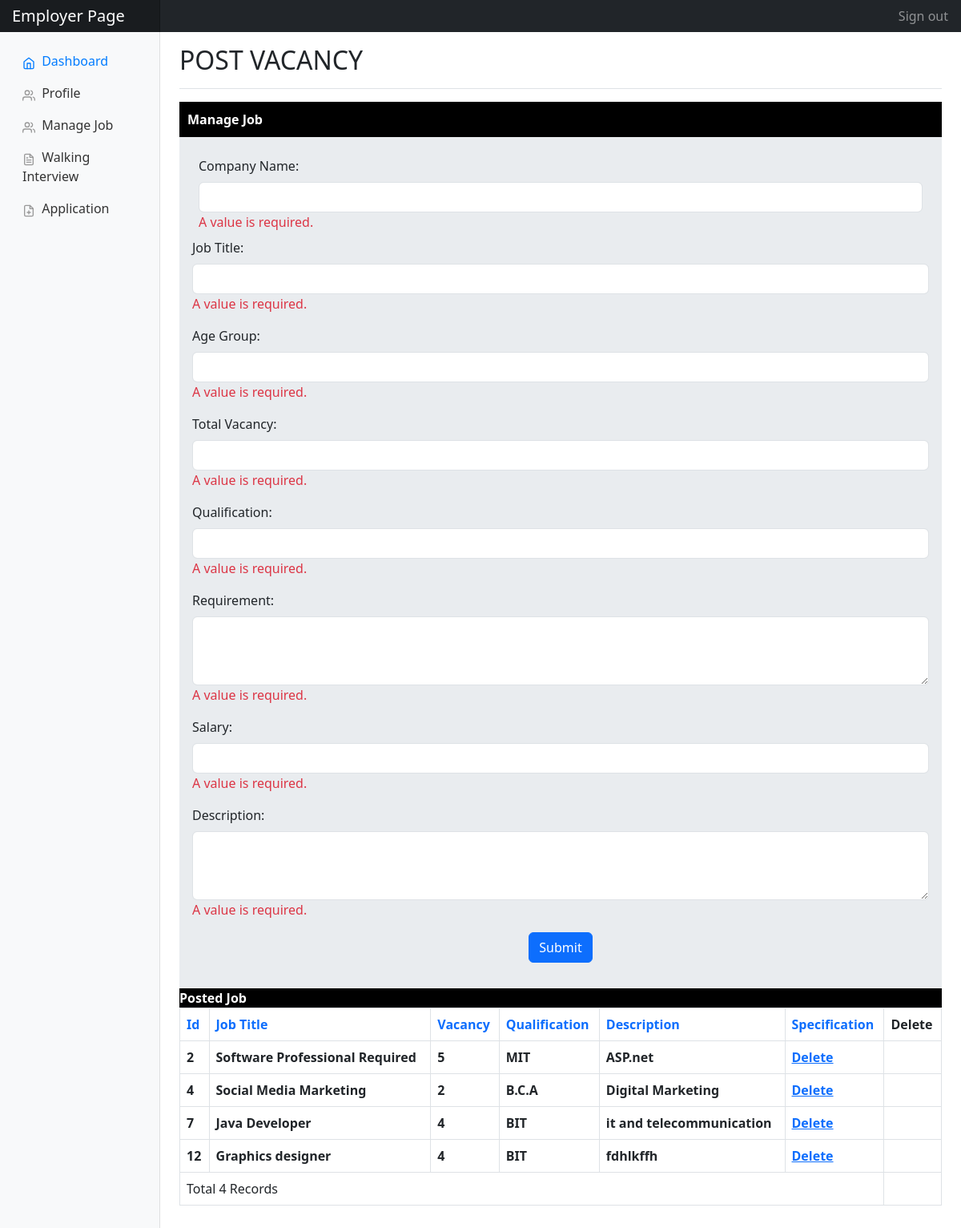
/employer/manageJob.php (signed in), run on an earlier commit of the app's database.
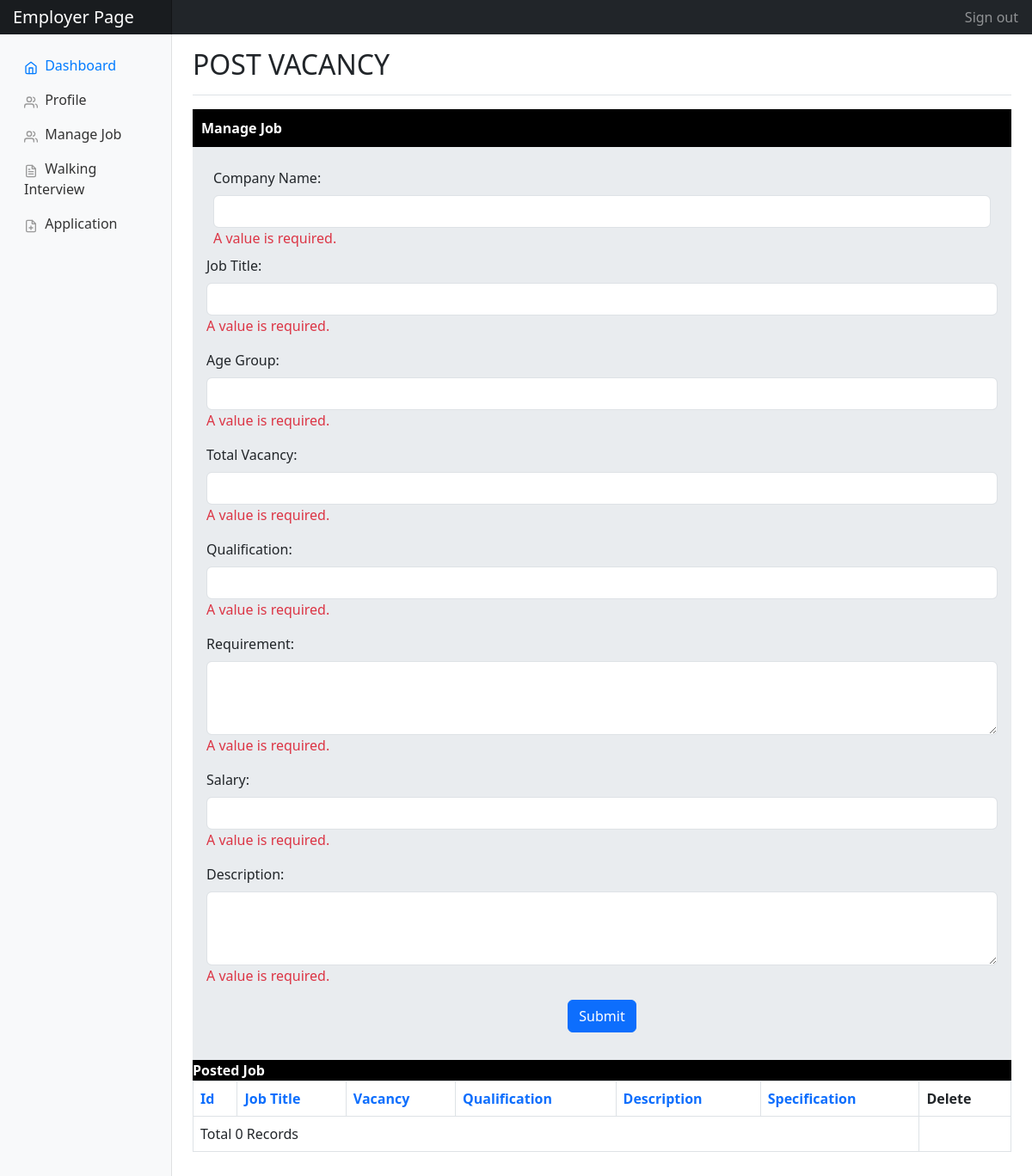
And on a later commit of the database.
### tables this page shows
CREATE TABLE `job_master` (
  `JobId` int(11) NOT NULL,
  `CompanyName` varchar(255) NOT NULL,
  `JobTitle` varchar(255) NOT NULL,
  `Age` varchar(255) NOT NULL,
  `Vacancy` int(11) NOT NULL,
  `MinQualification` varchar(255) NOT NULL,
  `Requirement` text NOT NULL,
  `Description` text NOT NULL,
  `ExpectedSalary` varchar(255) NOT NULL
);

### employer/managejob.php (the view, shortened to what the changed rows need)
<!doctype html>
<html lang="en">
<head>
  <link rel="stylesheet" href="https://maxcdn.bootstrapcdn.com/bootstrap/4.5.2/css/bootstrap.min.css">
  <link href="./css/dashboard.css" rel="stylesheet">
  <link href="https://cdn.jsdelivr.net/npm/bootstrap@5.3.0-alpha3/dist/css/bootstrap.min.css" rel="stylesheet">
</head>
<body>
  <div class="container-fluid">
    <div class="row">
      <main role="main" class="col-md-9 ml-sm-auto col-lg-10 pt-3 px-4 mb-3">
        <div class="d-flex justify-content-between flex-wrap flex-md-nowrap align-items-center pb-2 mb-3 border-bottom">
          <h1 class="h2" style="text-transform:uppercase;">POST VACANCY </h1>
        </div>
        <table width="100%" border="0" cellspacing="0" cellpadding="0">
          <tr>
            <td>
              <table width="100%" border="1" bordercolor="black" class="table table-bordered">
                <tr style="color:#fff">
                  <th height="32" bgcolor="black" class="style3">
                    <div align="left" class="text-primary"><strong>Id</strong></div>
                  </th>
                  <th bgcolor="black" class="style3">
                    <div align="left" class="text-primary"><strong>Job Title</strong></div>
                  </th>
                  <th bgcolor="black" class="style3">
                    <div align="left" class="text-primary"><strong>Vacancy</strong></div>
                  </th>
                  <th bgcolor="black" class="style3">
                    <div align="left" class="text-primary"><strong>Qualification</strong></div>
                  </th>
                  <th bgcolor="black" class="style3">
                    <div align="left" class="text-primary"><strong>Description</strong></div>
                  </th>
                  <th bgcolor="black" class="style3">
                    <div align="left" class="text-primary"><strong>Specification</strong></div>
                  </th>
                  <th bgcolor="black" class="style3">
                    <div align="left">Delete</div>
                  </th>
                </tr>
                <?php
                include 'connection/db.php';
                $sql = "select * from job_master where CompanyName='" . $_SESSION['Company'] . "'";
                $result = mysqli_query($conn, $sql);
                while ($row = mysqli_fetch_array($result)) {
                  $Id = $row['JobId'];
                  $JobTitle = $row['JobTitle'];
                  $Vacancy = $row['Vacancy'];
                  $MinQualification = $row['MinQualification'];
                  $Description = $row['Description'];
                ?>
                  <tr>
                    <td class="style3">
                      <div align="left" class="style9 style5"><strong><?php echo $Id; ?></strong></div>
                    </td>
                    <td class="style3">
                      <div align="left" class="style9 style5"><strong><?php echo $JobTitle; ?></strong></div>
                    </td>
                    <td class="style3">
                      <div align="left" class="style9 style5"><strong><?php echo $Vacancy; ?></strong></div>
                    </td>
                    <td class="style3">
                      <div align="left" class="style9 style5"><strong><?php echo $MinQualification; ?></strong></div>
                    </td>
                    <td class="style3">
                      <div align="left" class="style9 style5"><strong><?php echo $Description; ?></strong></div>
                    </td>
                    <td class="style3">
                      <div align="left" class="style9 style5"><strong><a href="DeleteJob.php?JobId=<?php echo $Id; ?>">Delete</a></strong></div>
                    </td>
                  </tr>
                <?php
                }
                $records = mysqli_num_rows($result);
                ?>
                <tr>
                  <td colspan="6" class="style3">
                    <div align="left" class="style12"><?php echo "Total " . $records . " Records"; ?> </div>
                  </td>
                </tr>
              </table>
            </td>
          </tr>
        </table>
      </main>
    </div>
  </div>
</body>
</html>

What changed in the data, as far as the page shows it:
removed job_master: JobId "2", JobTitle "Software Professional Required", Vacancy "5", MinQualification "MIT", Description "ASP.net"
removed job_master: JobId "4", JobTitle "Social Media Marketing", Vacancy "2", MinQualification "B.C.A", Description "Digital Marketing"
removed job_master: JobId "7", JobTitle "Java Developer", Vacancy "4", MinQualification "BIT", Description "it and telecommunication"
removed job_master: JobId "12", JobTitle "Graphics designer", Vacancy "4", MinQualification "BIT", Description "fdhlkffh"
Also different on the page:
$records: "4" → "0"
